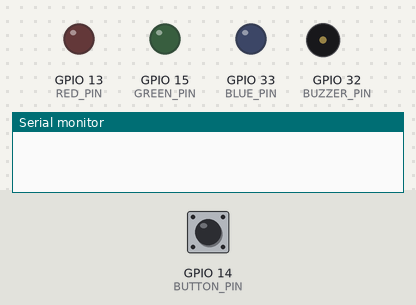
The sketch below on a simulated ESP32. On the bench: output pins drawn as LEDs (lit = HIGH), buzzer (waves = sounding), the last lines printed to the serial monitor. The inputs (shaded band) are chosen by the test bench; at power-on: GPIO 14 (BUTTON_PIN) HIGH.

Above: at 1.2 s.
1.3 s: GPIO 14 (BUTTON_PIN) pulled LOW for 0.15 s
At 3.0 s:
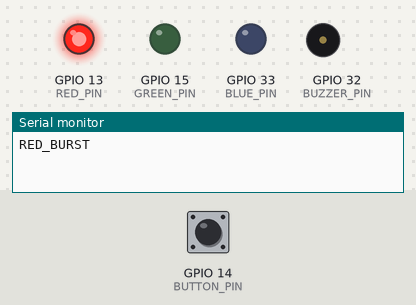
4.4 s: GPIO 14 (BUTTON_PIN) pulled LOW for 1 s
At 5.51 s:
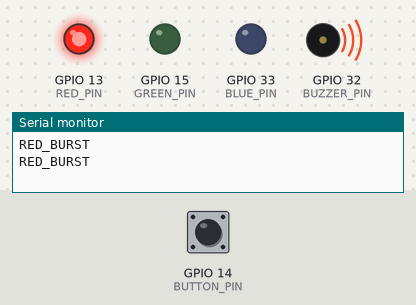
8.4 s: GPIO 14 (BUTTON_PIN) pulled LOW for 3.2 s
At 10.7 s:
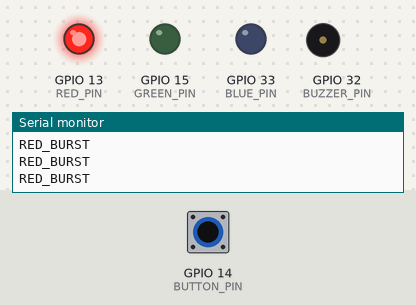
13.1 s: GPIO 14 (BUTTON_PIN) pulsed LOW 2 times (0.12 s each, 0.3 s apart)
At 14.78 s:
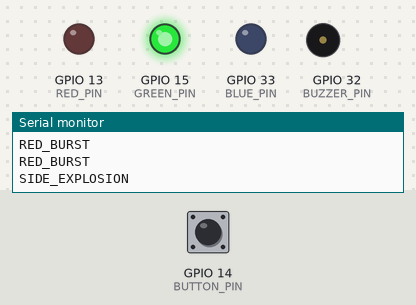
Timing chart, 0 to 17.1 s (numbered marks = the images above; inputs shaded):
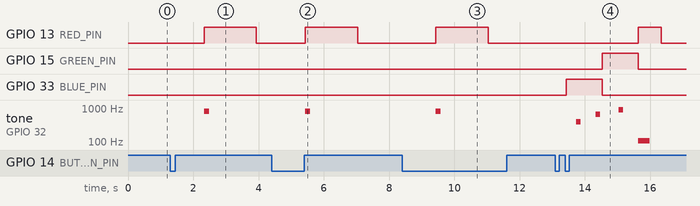

The sketch:

esp32-character-explosion.ino
```cpp
#include <Arduino.h>

const uint8_t BUTTON_PIN = 14;
const uint8_t RED_PIN = 13;
const uint8_t GREEN_PIN = 15;
const uint8_t BLUE_PIN = 33;
const uint8_t BUZZER_PIN = 32;

const uint32_t DEBOUNCE_MS = 35;
const uint32_t DOUBLE_PRESS_WINDOW_MS = 1000;
const uint32_t RED_BURST_MS = 1600;
const uint32_t SIDE_APPROACH_MS = 2200;
const uint32_t FINAL_RED_MS = 700;

bool lastButtonReading = HIGH;
bool stableButtonState = HIGH;
uint32_t lastDebounceChangeMs = 0;
uint32_t firstPressMs = 0;
uint32_t actionStartMs = 0;
uint8_t pressCountInWindow = 0;
bool waitingForSecondPress = false;
bool actionRunning = false;
bool bluePhase = true;
bool redToneStarted = false;
bool sideToneOneStarted = false;
bool sideToneTwoStarted = false;
bool sideToneThreeStarted = false;
bool finalBoomStarted = false;

void allLedsOff() {
  digitalWrite(RED_PIN, LOW);
  digitalWrite(GREEN_PIN, LOW);
  digitalWrite(BLUE_PIN, LOW);
}

void redOn() {
  allLedsOff();
  digitalWrite(RED_PIN, HIGH);
}

void blueOn() {
  allLedsOff();
  digitalWrite(BLUE_PIN, HIGH);
}

void greenOn() {
  allLedsOff();
  digitalWrite(GREEN_PIN, HIGH);
}

void setup() {
  pinMode(BUTTON_PIN, INPUT_PULLUP);
  pinMode(RED_PIN, OUTPUT);
  pinMode(GREEN_PIN, OUTPUT);
  pinMode(BLUE_PIN, OUTPUT);
  pinMode(BUZZER_PIN, OUTPUT);
  allLedsOff();
  Serial.begin(115200);
}

void startSideExplosion() {
  actionRunning = true;
  actionStartMs = millis();
  bluePhase = true;
  sideToneOneStarted = false;
  sideToneTwoStarted = false;
  sideToneThreeStarted = false;
  finalBoomStarted = false;
  blueOn();
  Serial.println("SIDE_EXPLOSION");
}

void startRedBurst() {
  actionRunning = true;
  actionStartMs = millis();
  redToneStarted = false;
  redOn();
  Serial.println("RED_BURST");
}

void handleButton() {
  bool reading = digitalRead(BUTTON_PIN);
  uint32_t now = millis();

  if (reading != lastButtonReading) {
    lastButtonReading = reading;
    lastDebounceChangeMs = now;
  }

  if (now - lastDebounceChangeMs < DEBOUNCE_MS) return;
  if (reading == stableButtonState) return;

  stableButtonState = reading;
  if (stableButtonState != LOW) return;

  if (actionRunning) {
    waitingForSecondPress = false;
    pressCountInWindow = 0;
    return;
  }

  if (!waitingForSecondPress) {
    waitingForSecondPress = true;
    firstPressMs = now;
    pressCountInWindow = 1;
  } else if (now - firstPressMs <= DOUBLE_PRESS_WINDOW_MS) {
    pressCountInWindow = 2;
    waitingForSecondPress = false;
    startSideExplosion();
  } else {
    waitingForSecondPress = true;
    firstPressMs = now;
    pressCountInWindow = 1;
  }
}

void loop() {
  handleButton();
  uint32_t now = millis();

  if (waitingForSecondPress && pressCountInWindow == 1 &&
      now - firstPressMs >= DOUBLE_PRESS_WINDOW_MS) {
    waitingForSecondPress = false;
    startRedBurst();
  }

  if (actionRunning && pressCountInWindow == 1 && !redToneStarted) {
    tone(BUZZER_PIN, 800, 150);
    redToneStarted = true;
  }

  if (!actionRunning) return;

  if (pressCountInWindow == 2) {
    uint32_t elapsed = now - actionStartMs;
    if (elapsed >= 300 && !sideToneOneStarted) {
      tone(BUZZER_PIN, 400, 140);
      sideToneOneStarted = true;
    } else if (elapsed >= 900 && !sideToneTwoStarted) {
      tone(BUZZER_PIN, 650, 140);
      sideToneTwoStarted = true;
    } else if (elapsed >= 1600 && !sideToneThreeStarted) {
      tone(BUZZER_PIN, 900, 140);
      sideToneThreeStarted = true;
    } else if (elapsed >= SIDE_APPROACH_MS && !finalBoomStarted) {
      tone(BUZZER_PIN, 110, 350);
      finalBoomStarted = true;
    }
    if (elapsed < SIDE_APPROACH_MS) {
      if (elapsed >= SIDE_APPROACH_MS / 2 && bluePhase) {
        bluePhase = false;
        greenOn();
      }
    } else if (elapsed < SIDE_APPROACH_MS + FINAL_RED_MS) {
      if (!digitalRead(RED_PIN)) redOn();
    } else {
      allLedsOff();
      noTone(BUZZER_PIN);
      actionRunning = false;
      pressCountInWindow = 0;
    }
  } else if (now - actionStartMs >= RED_BURST_MS) {
    allLedsOff();
    noTone(BUZZER_PIN);
    actionRunning = false;
    pressCountInWindow = 0;
  }
}
```

Measured:
- after the input at 1.3 s, GPIO 13 (RED_PIN): LOW → HIGH after 1.0 s, → LOW 1.6 s later; tone on GPIO 32 (BUZZER_PIN): silent → 800 Hz after 1.0 s, → silent 0.15 s later
- after the input at 4.4 s, GPIO 13 (RED_PIN): LOW → HIGH after 1.0 s, → LOW 1.6 s later; tone on GPIO 32 (BUZZER_PIN): silent → 800 Hz after 1.0 s, → silent 0.15 s later
- after the input at 8.4 s, GPIO 13 (RED_PIN): LOW → HIGH after 1.0 s, → LOW 1.6 s later; tone on GPIO 32 (BUZZER_PIN): silent → 800 Hz after 1.0 s, → silent 0.15 s later
- after the input at 13.1 s, GPIO 13 (RED_PIN): LOW → HIGH after 2.5 s, → LOW 0.70 s later; GPIO 15 (GREEN_PIN): LOW → HIGH after 1.4 s, → LOW 1.1 s later; GPIO 33 (BLUE_PIN): LOW → HIGH after 0.34 s, → LOW 1.1 s later; tone on GPIO 32 (BUZZER_PIN): plays 400 Hz for 0.14 s, 650 Hz for 0.14 s, 900 Hz for 0.14 s, 110 Hz for 0.35 s, starting after 0.64 s
